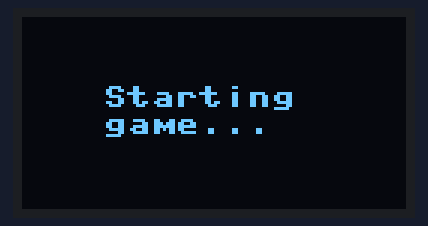
Bench run of a program on a simulated Raspberry Pi Pico running MicroPython. Parts: 128×64 one-colour display. Random numbers come from a fixed seed; library files of the repository ran but are not shown: sh1107.py; what the program prints to the serial console is not drawn.

Above: at 0.3 s.
At 19.98 s:
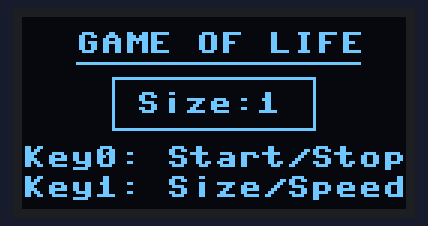
At 38.0 s:
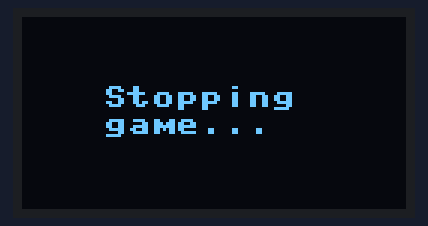

Measured:
- what the display in image 0 shows lasts 1.6 s, from 0.2 s to 1.8 s
- what the display in image 2 shows lasts 1.7 s, from 38.0 s to 39.7 s

The program:

main.py
```python
"""
Conway's Game of Life - MicroPython Edition

A hardware-accelerated implementation of the Game of Life for the Raspberry Pi Pico.
Uses Viper mode for smooth rendering and offers interactive real-time adjustments
of cell size and simulation speed.

Required Hardware:
- Raspberry Pi Pico
- Waveshare 1.3-inch OLED Display (SH1107, 128x64 pixels, SPI) with built-in buttons

Pin Configuration:
- SPI1 (Display): SCK = Pin(10), MOSI = Pin(11), MISO = Pin(12)
- Display Control: DC = Pin(8), RES = Pin(12), CS = Pin(19)
- Input: Key0 (Start/Stop) = Pin(15), Key1 (Size/Speed) = Pin(17)

Author: Stefan Webhofer
Feel free to check out my artworks and designs over at https://stefanwbh.artstation.com/ :)
"""


from machine import Pin, SPI
from time import sleep
import sh1107
import array
import random

# Setup display
sq_size = 1
WIDTH, HEIGHT = 128, 64
cols, rows = int(WIDTH / sq_size), int(HEIGHT / sq_size)
speed = 2

spi1 = SPI(1, baudrate=1_000_000, sck=Pin(10), mosi=Pin(11), miso=Pin(12))
display = sh1107.SH1107_SPI(128, 64, spi1, Pin(8), Pin(12), Pin(19), rotate=0)
key0 = Pin(15,Pin.IN,Pin.PULL_DOWN)
key1 = Pin(17,Pin.IN,Pin.PULL_DOWN)


# Draw grid based on sq_size
def draw_grid(grid):
    display.fill(0)
    for y in range(rows):
        for x in range(cols):
            if grid[y * cols + x] > 0:
                display.fill_rect(x * sq_size, y * sq_size, sq_size, sq_size, 1)
    display.show()

# Define grid
current_grid = bytearray(cols * rows)
next_grid = bytearray(cols * rows)

# Initialize start
def init_state(grid):
    for x in range(cols):
        for y in range(rows):
            idx = y * cols + x
            grid[idx] = random.getrandbits(1)

# Update grid according to rules of game of life
@micropython.viper
def update_grid(current_grid, next_grid):
    curr_ptr = ptr8(current_grid)
    next_ptr = ptr8(next_grid)

    h = int(rows)
    w = int(cols)

    for y in range(h):
        # Calculate neighbor rows
        y_up = ((y - 1 + h) % h) * w
        y_curr = y * w
        y_down = ((y + 1) % h) * w

        # Calculate neighor cols
        for x in range(w):
            x_left = (x - 1 + w) % w
            x_right = ((x + 1) % w) % w

            # Sum of neighbors
            n = (curr_ptr[y_up + x_left] + curr_ptr[y_up + x] +
                 curr_ptr[y_up + x_right] + curr_ptr[y_curr + x_left] +
                 curr_ptr[y_curr + x_right] + curr_ptr[y_down + x_left] +
                 curr_ptr[y_down + x] + curr_ptr[y_down + x_right])

            idx = y_curr + x

            # Apply rules
            if curr_ptr[idx] == 1:
                next_ptr[idx] = 1 if (n == 2 or n == 3) else 0
            else:
                next_ptr[idx] = 1 if (n == 3) else 0

# Draws speed screen during game
def draw_speed_screen(speed):
    display.fill(0)
    if speed == 0:
        # Draws infinity symbol
        display.text("Speed: o", 27, 27, 1)
        display.text("o", 88, 27, 1)
    elif speed < 0:
        display.text(f"Speed: 0", 27, 27, 1)
    else:
        display.text(f"Speed: {int(-(2 * speed) + 5)}", 27, 27, 1)
    display.show()
    sleep(1)

# Draw starting screen
def draw_starting_screen():
    display.fill(0)
    display.text("Starting", 27, 23, 1)
    display.text("game...", 27, 32, 1)
    display.show()
    sleep(1.5)

# Draw stopping screen
def draw_stopping_screen():
    display.fill(0)
    display.text("Stopping", 27, 23, 1)
    display.text("game...", 27, 32, 1)
    display.show()
    sleep(1.5)

def draw_start_screen(sq_size):
    display.fill(0)

    # Title text
    display.text("GAME OF LIFE", 18, 5, 1)
    display.hline(18, 15, 95, 1)

    # sq_size box
    display.rect(30, 20, 68, 18, 1)
    display.text(f"Size:{sq_size}", 38, 25, 1)

    # Help text
    display.text("Key0: Start/Stop", 0, 43, 1)
    display.text("Key1: Size/Speed", 0, 53, 1)

    display.show()

def game_loop():
    global speed
    while(True):
        # Stop game
        if key0.value() == 0:
            draw_stopping_screen()
            break
        # Change speed
        if key1.value() == 0:
            speed = speed - .5
            if speed < 0:
                print("speed: 0")
                draw_speed_screen(-1)
                # Speed 0 aka pause
                while True:
                    draw_grid(current_grid)
                    sleep(.1)
                    if key1.value() == 0:
                        break
                    if key0.value() == 0:
                        draw_stopping_screen()
                        return
                speed = 2
            draw_speed_screen(speed)

        # Update grid
        update_grid(current_grid, next_grid)
        current_grid[:] = next_grid[:]
        # Draw grid
        draw_grid(current_grid)
        sleep(speed)

def start():
    global sq_size, cols, rows, current_grid, next_grid, speed
    while True:
        # Start game
        if key0.value() == 0:
            cols = int(WIDTH / sq_size)
            rows = int(HEIGHT / sq_size)
            speed = 2
            current_grid = bytearray(cols * rows)
            next_grid = bytearray(cols * rows)
            init_state(current_grid)
            draw_starting_screen()
            game_loop()

        # Change size of tiles
        if key1.value() == 0:
            sq_size = (sq_size * 2) % 64
            if sq_size == 0:
                sq_size = 1
            sleep(.2)

        draw_start_screen(sq_size)

start()
```
